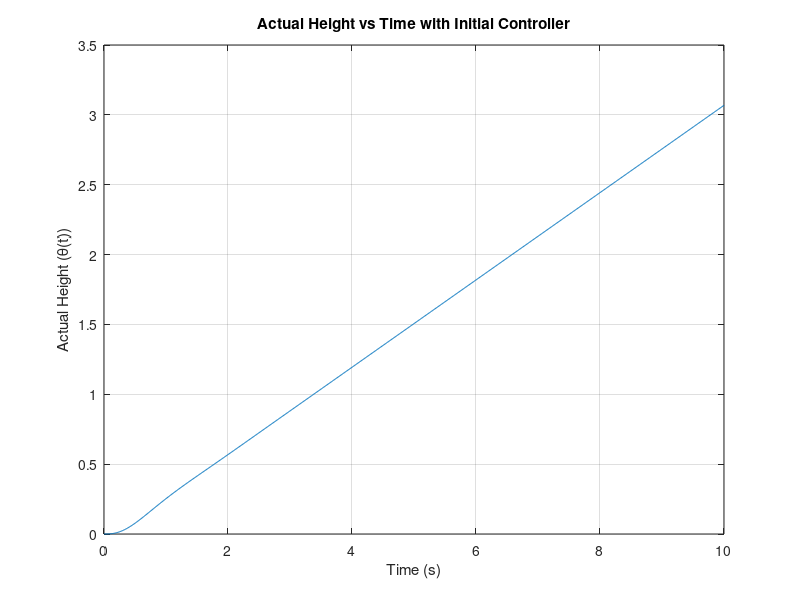

MATLAB code for this plot: (Note: this script raises an error after producing the figure.)
% Define transfer functions for the servo motor and the aircraft
M_s = tf([-10], [1 10]);
G_s = tf([-1 -5], [1 3.5 6]);

% The desired step response has a transfer function C(s) = 2, which we assume
% is a constant gain controller here for simplicity
C_s = 2; 

% Open-loop transfer function
open_loop_tf = series(C_s * M_s, G_s);

% Closed-loop transfer function with unity feedback
closed_loop_tf = feedback(open_loop_tf, 1);

% Time vector for simulation
t = 0:0.01:10; % simulate for 10 seconds

% The desired height function θ_d(t) = at, where a = 0.5/s
a = 0.5;
theta_d = a * t;

% Simulate the response of the system to the desired height function
[theta, t_out] = lsim(closed_loop_tf, theta_d, t);

% Plot the actual height versus time
figure;
plot(t_out, theta);
title('Actual Height vs Time with Initial Controller');
xlabel('Time (s)');
ylabel('Actual Height (θ(t))');
grid on;

% Now, replace the constant gain controller with a PID controller
% Use pidtune to find appropriate PID parameters
% Note: We'll start with some default tuning and then we might need to
% iterate to find parameters that minimize the error
pid_controller = pidtune(series(M_s, G_s), 'PID');

% Update the closed-loop transfer function with the PID controller
closed_loop_pid_tf = feedback(pid_controller * series(M_s, G_s), 1);

% Simulate the response of the system with PID controller
[theta_pid, t_out_pid] = lsim(closed_loop_pid_tf, theta_d, t);

% Plot the actual height versus time with PID controller
figure;
plot(t_out_pid, theta_pid);
title('Actual Height vs Time with PID Controller');
xlabel('Time (s)');
ylabel('Actual Height (θ(t))');
grid on;

% Calculate and display the step response information with PID controller
step_info_pid = stepinfo(closed_loop_pid_tf);
disp(step_info_pid);
